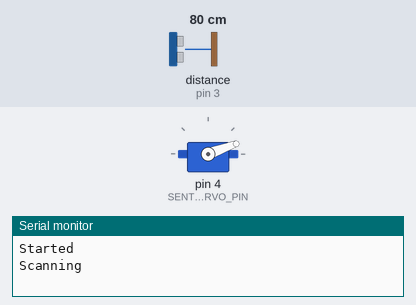
The sketch below on a simulated Arduino Uno, built with avr-gcc and run on an emulated ATmega328P. Parts: servo, the last lines printed to the serial monitor. Wiring (inferred from the names in the program): ultrasonic range finder: trigger pin 2; echo pin 3. Inputs (shaded band) come from the test bench; at power-on: distance to the obstacle (sensor on pin 3) 80 cm. The echo pulse lasts 58.3 µs per cm.

Above: at 0.05 s.
At 1.55 s:
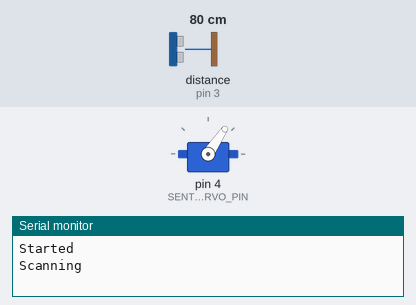
At 3.95 s:
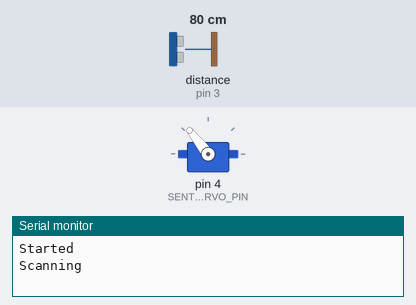
At 35.15 s:
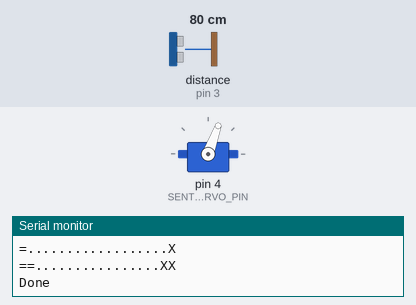
Timing chart, 0 to 40.0 s (numbered marks = the images above):
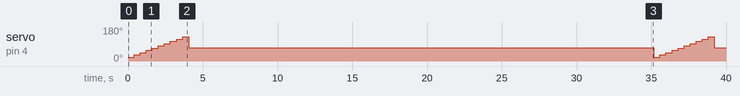

The sketch:

main.ino
```cpp
#include "motors.h"
#include "sentry.h"
#include "exploration.h"

void setup()
{

  Serial.begin(115200);

  initSentry();

  initExploration();

  Serial.println("Started");

}

void printTab()
{
    int* distanceTab = getDistanceTab();

    for (int i = 0 ; i < totalScanStep+1 ; i++)
    {
        if (i) Serial.print(";");
        Serial.print(distanceTab[i]);
    }
    Serial.println("");
}


void loop()
{
  Serial.println("Scanning"); Serial.flush();
  scan();
  Serial.println("Priting tab"); Serial.flush();
  printTab();
  delay(1000);
  Serial.println("Updating map"); Serial.flush();
  updateMapUsingSentryScan();
  Serial.println("Printing map"); Serial.flush();
  printMap();
  Serial.println("Done"); Serial.flush();
  delay(30000);

}
```

exploration.cpp
```cpp
#include "sentry.h"
#include "exploration.h"
#include <Arduino.h>

signed char explorationMap[mapSize];


void initExploration()
{
    for (int c = 0 ; c < mapSize ; c++) explorationMap[c] = 0;
}

void printMap()
{
    for (int x = 0 ; x < mapWidth ; x++)
    {
        for (int y = 0 ; y < mapWidth ; y++)
        {
            if (explorationMap[x+y*mapWidth] == 0)      Serial.print('=');
            else if (explorationMap[x+y*mapWidth] <  0) Serial.print('.');
            else                                        Serial.print('X');
        }
        Serial.println("");
    }
    Serial.flush();
}

void updateMapUsingSentryScan()
{
    int* distanceTab = getDistanceTab();

    for (int i = 0 ; i < totalScanStep ; i++)
    {
        float theta = scanAngleMin + i * (scanAngleMax - scanAngleMin) / totalScanStep;
        Serial.println(theta); Serial.flush();
        theta *= _PI_ / 180;

        float dTheta = sentryConeSize;

        int d = distanceTab[i] / mapScale;
        if (d > dSaturation) d = dSaturation;

        updateTilesInsideCone(mapWidth/2,0,theta,dTheta,d);

    }
}

void updateTilesInsideCone(short int x_observer, short int y_observer, float theta, float dTheta, float d)
{
    signed char rotationMatrix[4] = {0, 0, 0, 0};

    // This first step transforms the problem into one where theta is close to positive x axis

    // Theta is close to positive x axis
    if ((theta < 0.5 * _PI_  - dTheta) || (theta > 1.5 * _PI_ + dTheta))
    {
        rotationMatrix[0] = 1; rotationMatrix[1] = 0;
        rotationMatrix[2] = 0; rotationMatrix[3] = 1;
    }
    // Theta is close to negative x axis
    else if ((theta > 0.5 * _PI_ + dTheta) && (theta < 1.5 * _PI_ - dTheta))
    {
        rotationMatrix[0] = -1; rotationMatrix[1] = 0;
        rotationMatrix[2] = 0;  rotationMatrix[3] = -1;
        theta -= _PI_;
    }
    // Theta is close to positive y axis
    else if ((theta > 0.5 * _PI_ - dTheta) && (theta < 0.5 * _PI_ + dTheta))
    {
        rotationMatrix[0] = 0; rotationMatrix[1] = -1;
        rotationMatrix[2] = 1; rotationMatrix[3] = 0;
        theta -= _PI_ / 2;
    }
    // Theta is close to negative y axis
    else if ((theta > 1.5 * _PI_ - dTheta) && (theta < 1.5 * _PI_ + dTheta))
    {
        rotationMatrix[0] = 0;  rotationMatrix[1] = 1;
        rotationMatrix[2] = -1; rotationMatrix[3] = 0;
        theta -= _PI_ / 2;
    }

    // This second step runs through the tiles of the cone

    float tanMinus = tan(theta - dTheta) - 0.0001;
    float tanPlus  = tan(theta + dTheta) + 0.0001;

    short int dSquareReal =   d   *   d;
    short int dSquare     = (d+1.1) * (d+1.1);

    // Scan x from 0 to d
    for (char x = 0 ; x <= d ; x++)
    {
        // For a given x, scan the y axis for tiles inside the cone
        // and with (x,y) distance to origin lower than d.

        // Constrain from the cone
        float yMin = x * tanMinus;
        float yMax = x * tanPlus ;

        short int xSquare    = x * x;

        for (short int y = yMin ; y <= yMax ; y++)
        {
            short int ySquare = y * y;
            short int currentDSquare = xSquare + ySquare;

            // Constrain from the distance
            if (currentDSquare > dSquare) continue;

            char x_map = x_observer + rotationMatrix[0] * x + rotationMatrix[1] * y;
            char y_map = y_observer + rotationMatrix[2] * x + rotationMatrix[3] * y;

            bool isObstacle = (currentDSquare - dSquareReal) > 0 ? true : false;

            updateMapTile(x_map, y_map, isObstacle);
        }
    }
}

void updateMapTile(short int x, short int y, bool isObstacle)
{
    if ((x < 0) || (x >= mapWidth)) return;
    if ((y < 0) || (y >= mapWidth)) return;

    signed char v = explorationMap[x+y*mapWidth];
    if (isObstacle) explorationMap[x+y*mapWidth] += (signed char) (( 127 - v) * 0.05);
    else            explorationMap[x+y*mapWidth] += (signed char) ((-127 - v) * 0.05);
}
```

exploration.h
```cpp
#ifndef _EXPLORATION_H_
#define _EXPLORATION_H_

#define _PI_ 3.141592653

void initExploration();
void printMap();
void updateMapUsingSentryScan();
void updateTilesInsideCone(short int x_observer, short int y_observer, float theta, float dTheta, float d);
void updateMapTile(short int x, short int y, bool isObstacle);

#define mapWidth 20
#define mapSize  (mapWidth * mapWidth)

#define sentryConeSize (_PI_ / 30.0)
#define mapScale 3
#define dSaturation 20

#endif
```

motors.cpp
```cpp
#include "motors.h"

#include <Arduino.h>
#include <Servo.h>

Servo servoRoueGauche;  // create servo object to control a servo
Servo servoRoueDroite;  // create servo object to control a servo

void initServos()
{
  servoRoueGauche.attach(pinServoRoueGauche);
  servoRoueDroite.attach(pinServoRoueDroite);
}

void stopServos()
{
  servoRoueGauche.write(centerGauche);
  servoRoueDroite.write(centerDroite);
  servoRoueGauche.detach();
  servoRoueDroite.detach();
}

void avancer(int vitesse, int duree)
{
  initServos();
  servoRoueGauche.write(centerGauche+vitesse);
  servoRoueDroite.write(centerDroite-vitesse);
  delay(duree);
  stopServos();
}

void tourner(float fraction)
{
  int vitesse = 2.5 * fraction / abs(fraction);
  int duree = (int) (rotationEtalon * abs(fraction));

  initServos();
  servoRoueGauche.write(centerGauche+vitesse);
  servoRoueDroite.write(centerDroite+vitesse);
  delay(duree);
  stopServos();
}

void calibrationRepos()    { avancer(0,10000); }
void calibrationRotation() { tourner(4); delay(10000); }
```

motors.h
```cpp
#ifndef _MOTORS_H_
#define _MOTORS_H_

#define pinServoRoueGauche 9
#define pinServoRoueDroite 10

#define centerGauche 90
#define centerDroite 90

#define rotationEtalon 7150 // time to do 360°

void initServos();
void stopServos();
void avancer(int vitesse, int duree);
void tourner(float fraction);

void calibrationRepos();
void calibrationRotation();

#endif
```

sentry.cpp
```cpp
#include "sentry.h"

#include <Arduino.h>
#include <Servo.h>

Servo sentryServo;

int distanceTab[totalScanStep+1];

void initSentry()
{
    // Init sentry servomotor
    sentryServo.attach(SENTRY_SERVO_PIN);
    sentryServo.write(70);

    // Init ultrason module
    pinMode(SENTRY_TRIGGER_PIN, OUTPUT);
    digitalWrite(SENTRY_TRIGGER_PIN, LOW);
    pinMode(SENTRY_ECHO_PIN, INPUT);
}

// Returns the distance measured, in centimeters
long getDistance()
{
    // Trigger emition
    digitalWrite(SENTRY_TRIGGER_PIN, HIGH);
    delayMicroseconds(100);
    digitalWrite(SENTRY_TRIGGER_PIN, LOW);

    // Read value from sensor
    long echoValue = pulseIn(SENTRY_ECHO_PIN, HIGH);

    // Convert echo value to distance in centimeteri
    long distance = echoValue / 58;
    if (distance == 5) distance = 3000;
    return distance;
}

void scan()
{
    sentryServo.write(70);
    for (int i = 0 ; i < totalScanStep ; i++)
    {

        // Convert step to angle
        // angle varies between 0, 10°, 20°, ... N°, N-10°, N-20°, ...0
        int angle = scanAngleMin + i * (scanAngleMax - scanAngleMin) / totalScanStep;

        // Write command to servo
        sentryServo.write(angle);

        // Wait for servo to get to position
        delay(delayBetweenSteps);

        // Get distance from sensor
        long dist = getDistance();

        // Write current index, angle and measured distance to serial
        /*
           Serial.print(indexPosition);
           Serial.print(" ");
           Serial.print(angle);
           Serial.print(" ");
           Serial.println(dist);
           */
        distanceTab[i] = dist;

        // Wait a bit and go to next iteration
        delay(100);
    }
    sentryServo.write(70);

}

int* getDistanceTab()
{
    return distanceTab;
}
```

sentry.h
```cpp
#ifndef _SENTRY_H_
#define _SENTRY_H_

#define _PI_ 3.141592653

// Define pin mapping
#define SENTRY_TRIGGER_PIN 2
#define SENTRY_ECHO_PIN    3
#define SENTRY_SERVO_PIN   4

void initSentry();

// Returns the distance measured, in centimeters
long getDistance();

// Scan parameters
#define totalScanStep     10
#define scanAngleMin      20
#define scanAngleMax      140
#define delayBetweenSteps 300

void scan();
int* getDistanceTab();

#endif
```
